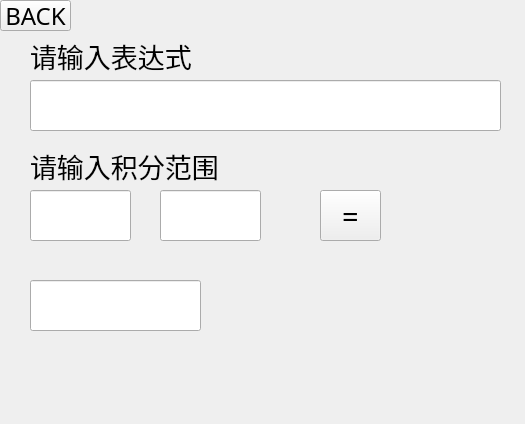
<?xml version="1.0" encoding="UTF-8"?>
<ui version="4.0">
 <class>Integral</class>
 <widget class="QWidget" name="Integral">
  <property name="geometry">
   <rect>
    <x>0</x>
    <y>0</y>
    <width>525</width>
    <height>424</height>
   </rect>
  </property>
  <property name="windowTitle">
   <string>Form</string>
  </property>
  <widget class="QPushButton" name="pushButton_back">
   <property name="geometry">
    <rect>
     <x>0</x>
     <y>0</y>
     <width>71</width>
     <height>31</height>
    </rect>
   </property>
   <property name="font">
    <font>
     <family>仿宋</family>
     <pointsize>18</pointsize>
     <weight>50</weight>
     <bold>false</bold>
    </font>
   </property>
   <property name="text">
    <string>BACK</string>
   </property>
  </widget>
  <widget class="QPushButton" name="pushButton_poi">
   <property name="geometry">
    <rect>
     <x>320</x>
     <y>190</y>
     <width>61</width>
     <height>51</height>
    </rect>
   </property>
   <property name="font">
    <font>
     <family>仿宋</family>
     <pointsize>22</pointsize>
     <weight>50</weight>
     <bold>false</bold>
    </font>
   </property>
   <property name="text">
    <string>=</string>
   </property>
  </widget>
  <widget class="QLineEdit" name="lineEdit">
   <property name="geometry">
    <rect>
     <x>30</x>
     <y>80</y>
     <width>471</width>
     <height>51</height>
    </rect>
   </property>
   <property name="font">
    <font>
     <family>仿宋</family>
     <pointsize>22</pointsize>
    </font>
   </property>
   <property name="text">
    <string/>
   </property>
  </widget>
  <widget class="QLineEdit" name="lineEdit_up">
   <property name="geometry">
    <rect>
     <x>30</x>
     <y>190</y>
     <width>101</width>
     <height>51</height>
    </rect>
   </property>
   <property name="font">
    <font>
     <family>仿宋</family>
     <pointsize>22</pointsize>
    </font>
   </property>
  </widget>
  <widget class="QLineEdit" name="lineEdit_down">
   <property name="geometry">
    <rect>
     <x>160</x>
     <y>190</y>
     <width>101</width>
     <height>51</height>
    </rect>
   </property>
   <property name="font">
    <font>
     <family>仿宋</family>
     <pointsize>22</pointsize>
    </font>
   </property>
  </widget>
  <widget class="QLineEdit" name="lineEdit_ans">
   <property name="geometry">
    <rect>
     <x>30</x>
     <y>280</y>
     <width>171</width>
     <height>51</height>
    </rect>
   </property>
   <property name="font">
    <font>
     <family>仿宋</family>
     <pointsize>22</pointsize>
    </font>
   </property>
  </widget>
  <widget class="QLabel" name="label">
   <property name="geometry">
    <rect>
     <x>30</x>
     <y>140</y>
     <width>231</width>
     <height>51</height>
    </rect>
   </property>
   <property name="font">
    <font>
     <family>Agency FB</family>
     <pointsize>20</pointsize>
    </font>
   </property>
   <property name="text">
    <string>请输入积分范围</string>
   </property>
  </widget>
  <widget class="QLabel" name="label_2">
   <property name="geometry">
    <rect>
     <x>30</x>
     <y>30</y>
     <width>231</width>
     <height>51</height>
    </rect>
   </property>
   <property name="font">
    <font>
     <family>Agency FB</family>
     <pointsize>20</pointsize>
    </font>
   </property>
   <property name="text">
    <string>请输入表达式</string>
   </property>
  </widget>
 </widget>
 <resources/>
 <connections/>
</ui>
